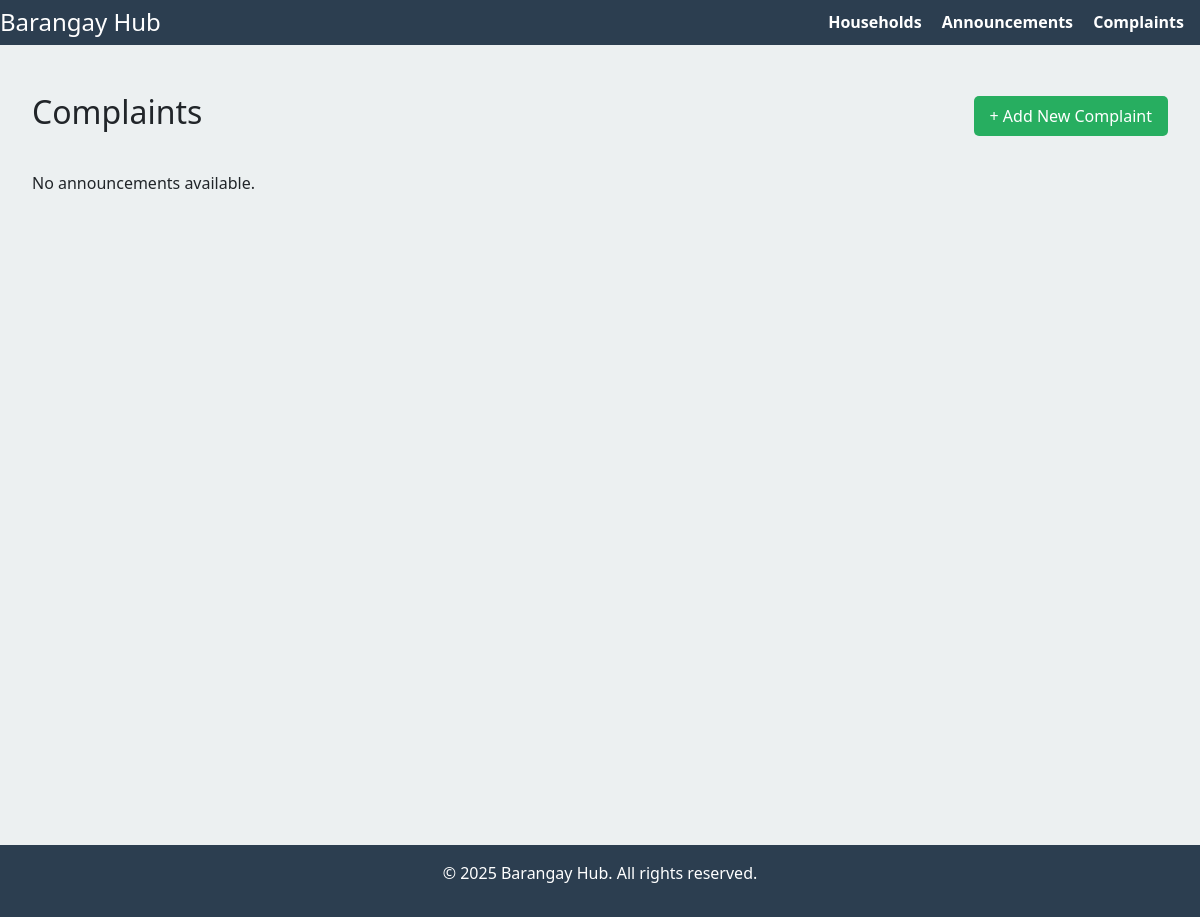
The app's page /Complaint, older data.
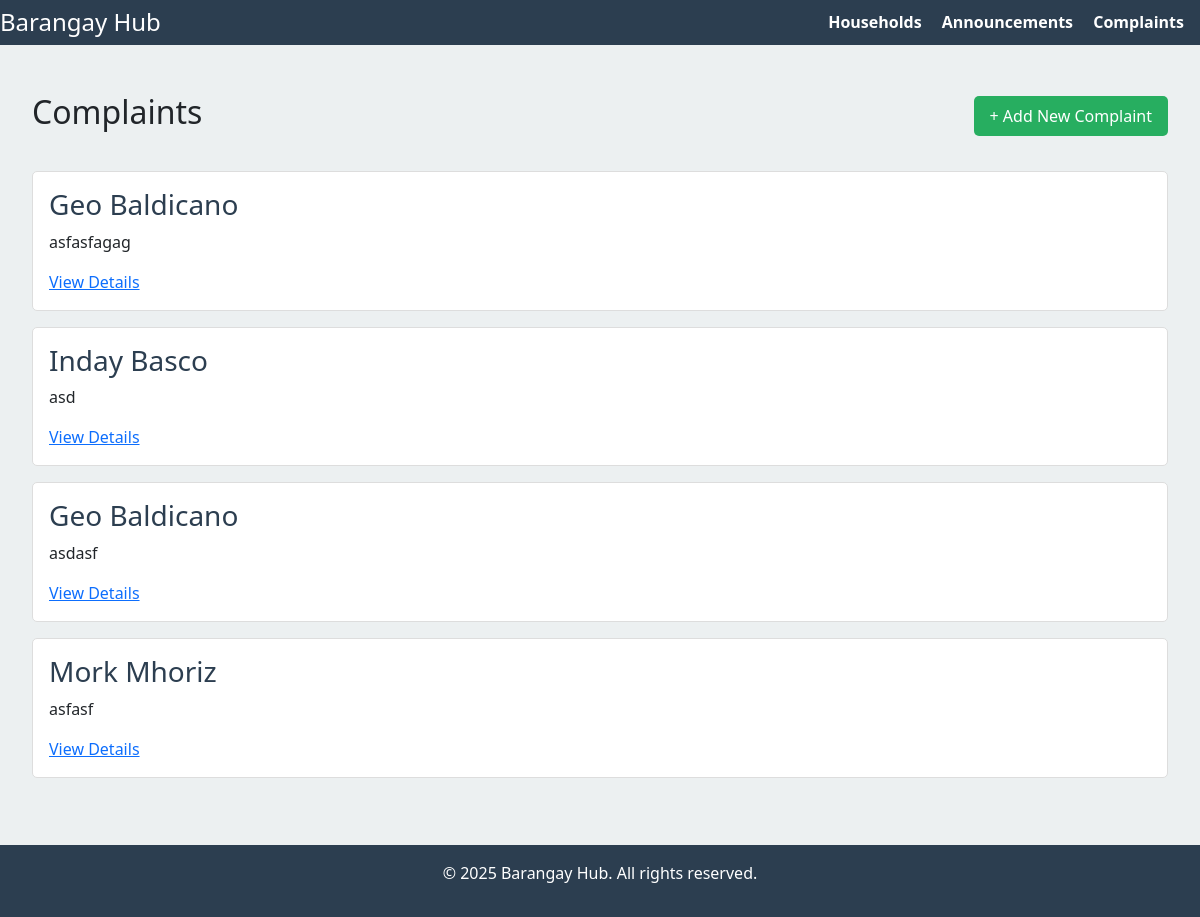
The same page, newer data.
### app/models.py (models this page shows, shortened)
class Complaint(models.Model):
    resident = models.ForeignKey(Resident, on_delete=models.CASCADE, related_name='complaints', default=get_default_resident)
    description = models.TextField()
    date_filed = models.DateTimeField(auto_now_add=True)
    status = models.CharField(max_length=20, choices=[('Pending', 'Pending'), ('Resolved', 'Resolved')], default='Pending')

class Resident(models.Model):
    household = models.ForeignKey(Household, on_delete=models.CASCADE, related_name='residents')
    first_name = models.CharField(max_length=50)
    last_name = models.CharField(max_length=50)
    age = models.IntegerField()
    gender = models.CharField(max_length=20, choices=
        [('MALE', 'Male'),
         ('FEMALE', 'Female')],
         default='PENDING')
    def __str__(self):
        return f"{self.first_name} {self.last_name}"

### app/views.py (the view)
# urls.py: path('Complaint', ComplaintsListView.as_view(), name='Complaints'),
class ComplaintsListView(ListView):
    model = Complaint
    context_object_name = 'complaints'
    template_name = 'app/Complaints_list.html'

### app/templates/app/Complaints_list.html
{% extends 'app/base.html' %}
{% load static %}
{% block content %}
<div class="announcement-list-container">
    <div class="header-row">
        <h2>Complaints</h2>
        <a href="{% url 'Complaints_create' %}" class="add-announcement-btn">+ Add New Complaint</a>
    </div>
    <div class="announcement-list">
        {% for complaint in complaints %}
            <div class="announcement-item">
                <h3><a href="{% url 'Complaints_detail' complaint.pk %}" class="announcement-title">{{ complaint.resident }}</a></h3>
                <p>{{ complaint.description }}</p>
                <a href="{% url 'Complaints_detail' complaint.pk %}" class="view-details-link">View Details</a>
            </div>
        {% empty %}
            <p>No announcements available.</p>
        {% endfor %}
    </div>
</div>
{% endblock content %}

Row changes from the older to the newer data that the page shows:
added Complaint: resident "Geo Baldicano", description "asfasfagag"
added Complaint: resident "Inday Basco", description "asd"
added Complaint: resident "Geo Baldicano", description "asdasf"
added Complaint: resident "Mork Mhoriz", description "asfasf"
Text that changed along with them:
text no longer shown: "No announcements available."
